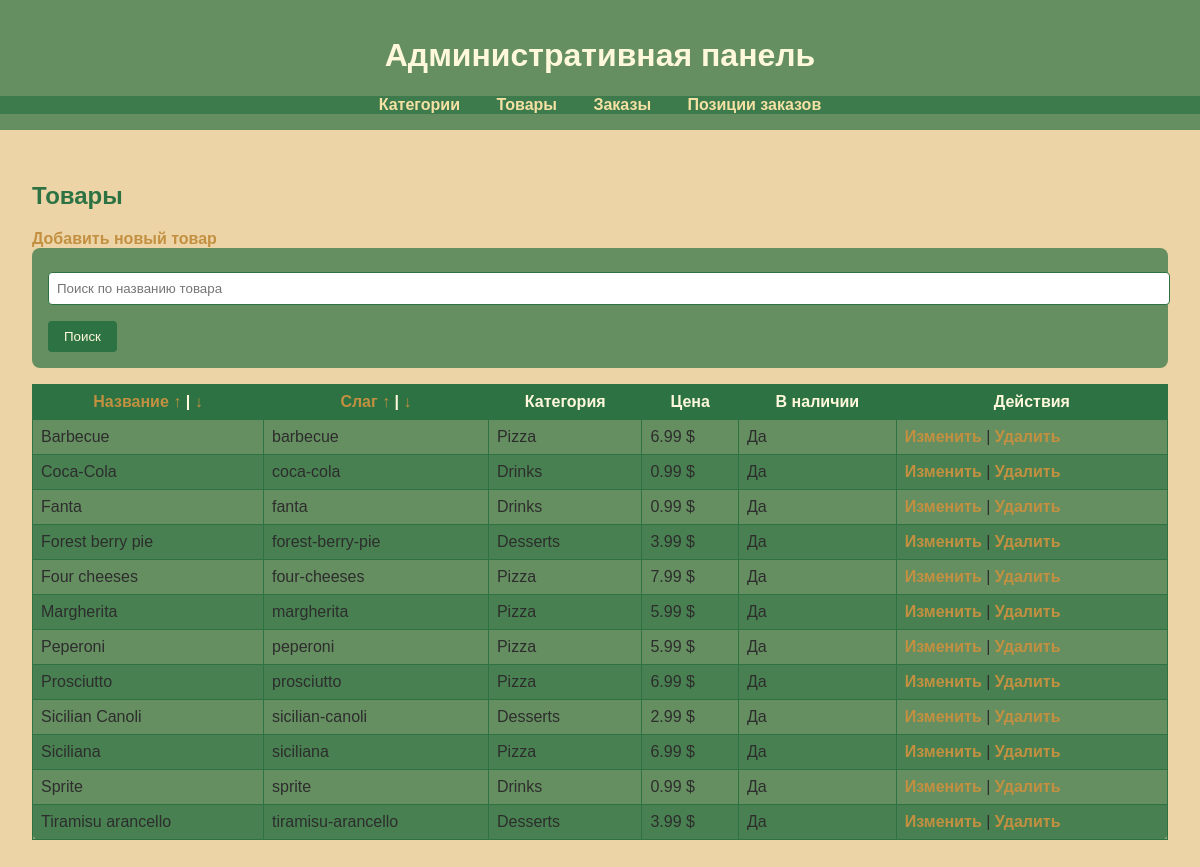
Screenshot of /admin_panel/products/ (signed in) with the database file from the repository.
### shop/models.py (models this page shows, shortened)
class Product(models.Model):
    category = models.ForeignKey(
        Category,
        related_name='products',
        on_delete=models.SET_NULL,
        null=True
    )
    name = models.CharField(max_length=200, db_index=True)
    slug = models.SlugField(max_length=200, db_index=True)
    image = models.ImageField(upload_to='products/%Y/%m/%d', blank=True)
    description = models.TextField(blank=True)
    price = models.DecimalField(max_digits=10, decimal_places=2)
    currency = models.CharField(max_length=10)
    quantity = models.IntegerField()
    measurement = models.CharField(max_length=200)
    stock = models.PositiveIntegerField()
    available = models.BooleanField(default=True)
    is_new = models.BooleanField(default=False)
    created = models.DateTimeField(auto_now_add=True)
    updated = models.DateTimeField(auto_now=True)

class Category(models.Model):
    name = models.CharField(max_length=200, db_index=True)
    slug = models.SlugField(max_length=200, db_index=True, unique=True)
    description = models.TextField(blank=True, null=True)
    image = models.ImageField(upload_to='category_products/%Y/%m/%d', blank=True)

### admin_panel/views.py (the view)
# urls.py: path('products/', views.product_list, name='product_list'),
@user_passes_test(is_staff)
def product_list(request):
    sort = request.GET.get('sort', 'name')
    query = request.GET.get('q')
    products = Product.objects.all()
    if query:
        products = products.filter(name__icontains=query)
    products = products.order_by(sort)
    return render(request, 'admin_panel/tables/product/product_list.html', {'products': products})

### admin_panel/views.py (called while the page is built)
def is_staff(user):
    return user.is_authenticated and user.is_staff

### admin_panel/templates/admin_panel/tables/product/product_list.html
{% extends 'admin_panel/base.html' %}
{% block content %}
<h2>Товары</h2>
<a href="{% url 'product_create' %}">Добавить новый товар</a>
<form method="GET" action="{% url 'product_list' %}">
    <input type="text" name="q" placeholder="Поиск по названию товара" value="{{ request.GET.q }}">
    <button type="submit">Поиск</button>
</form>
<table>
    <thead>
        <tr>
            <th><a href="?sort=name">Название ↑</a> | <a href="?sort=-name">↓</a></th>
            <th><a href="?sort=slug">Слаг ↑</a> | <a href="?sort=-slug">↓</a></th>
            <th>Категория</th>
            <th>Цена</th>
            <th>В наличии</th>
            <th>Действия</th>
        </tr>
    </thead>
    <tbody>
        {% for product in products %}
        <tr>
            <td>{{ product.name }}</td>
            <td>{{ product.slug }}</td>
            <td>{{ product.category.name }}</td>
            <td>{{ product.price }} {{ product.currency }}</td>
            <td>{{ product.available|yesno:"Да,Нет" }}</td>
            <td>
                <a href="{% url 'product_update' product.id %}">Изменить</a> |
                <a href="{% url 'product_delete' product.id %}">Удалить</a>
            </td>
        </tr>
        {% endfor %}
    </tbody>
</table>
{% endblock %}

### admin_panel/templates/admin_panel/base.html (shortened to what this page needs)
{% load static %}
<!DOCTYPE html>
<html lang="ru">
<head>
    <link rel="stylesheet" href="{% static 'css/admin.css' %}">
</head>
<body>
    <header>
        <h1>Административная панель</h1>
        <nav>
            <ul>
                <li><a href="{% url 'category_list' %}">Категории</a></li>
                <li><a href="{% url 'product_list' %}">Товары</a></li>
                <li><a href="{% url 'order_list' %}">Заказы</a></li>
                <li><a href="{% url 'orderitem_list' %}">Позиции заказов</a></li>
            </ul>
        </nav>
    </header>
    <main>
        {% block content %}
        {% endblock %}
    </main>
</body>
</html>

### static/css/admin.css (style rules this page uses)
body { font-family: Arial, sans-serif; background-color: #ECD4A6; color: #2D2D2D; margin: 0; padding: 0; }
header { background-color: rgba(45, 114, 67, 0.7); color: #FFF8DC; padding: 1rem 0; text-align: center; }
nav ul { list-style: none; padding: 0; background-color: rgba(45, 114, 67, 0.7); overflow: hidden; margin: 0; }
nav ul li { display: inline-block; }
nav ul li a { color: #F5E1A4; padding: 1rem; text-decoration: none; text-shadow: none; font-weight: bold; }
main { padding: 2rem; }
h2, h3 { color: #2D7243; text-shadow: none; }
form { background-color: rgba(45, 114, 67, 0.7); padding: 1rem; border-radius: 8px; color: #FFF8DC; }
input[type="text"], input[type="file"], textarea, input[type="number"], select { width: 100%; padding: 0.5rem; margin-top: 0.5rem; border: 1px solid #2D7243; border-radius: 4px; color: #2D2D2D; }
button, input[type="submit"] { padding: 0.5rem 1rem; background-color: #2D7243; color: #FFF8DC; border: none; border-radius: 4px; cursor: pointer; margin-top: 1rem; }
table { width: 100%; border-collapse: collapse; margin-top: 1rem; background-color: rgba(45, 114, 67, 0.7); color: #2D2D2D; border-radius: 8px; }
table th, table td { padding: 0.5rem; border: 1px solid #2D7243; }
table th { background-color: #2D7243; color: #FFF8DC; }
table tr:nth-child(even) { background-color: rgba(45, 114, 67, 0.5); }
a { color: #C29040; text-decoration: none; font-weight: bold; transition: color 0.3s ease, background-color 0.3s ease; }

### rows the page displays
Product: name "Barbecue", slug "barbecue", category.name "Pizza", price "6.99", currency "$", available "Да"
Product: name "Coca-Cola", slug "coca-cola", category.name "Drinks", price "0.99", currency "$", available "Да"
Product: name "Fanta", slug "fanta", category.name "Drinks", price "0.99", currency "$", available "Да"
Product: name "Forest berry pie", slug "forest-berry-pie", category.name "Desserts", price "3.99", currency "$", available "Да"
Product: name "Four cheeses", slug "four-cheeses", category.name "Pizza", price "7.99", currency "$", available "Да"
Product: name "Margherita", slug "margherita", category.name "Pizza", price "5.99", currency "$", available "Да"
Product: name "Peperoni", slug "peperoni", category.name "Pizza", price "5.99", currency "$", available "Да"
Product: name "Prosciutto", slug "prosciutto", category.name "Pizza", price "6.99", currency "$", available "Да"
Product: name "Sicilian Canoli", slug "sicilian-canoli", category.name "Desserts", price "2.99", currency "$", available "Да"
Product: name "Siciliana", slug "siciliana", category.name "Pizza", price "6.99", currency "$", available "Да"
Product: name "Sprite", slug "sprite", category.name "Drinks", price "0.99", currency "$", available "Да"
Product: name "Tiramisu arancello", slug "tiramisu-arancello", category.name "Desserts", price "3.99", currency "$", available "Да"
